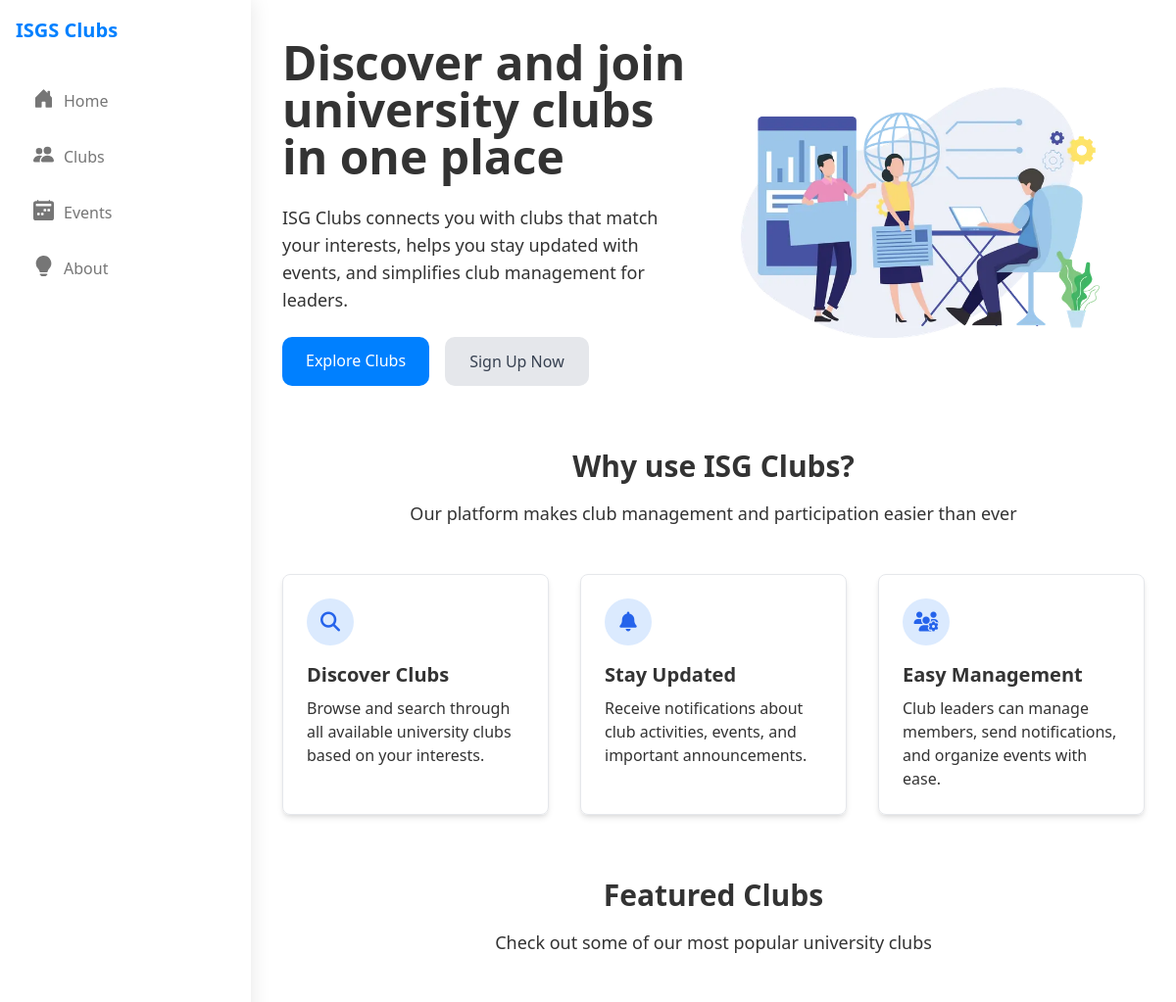
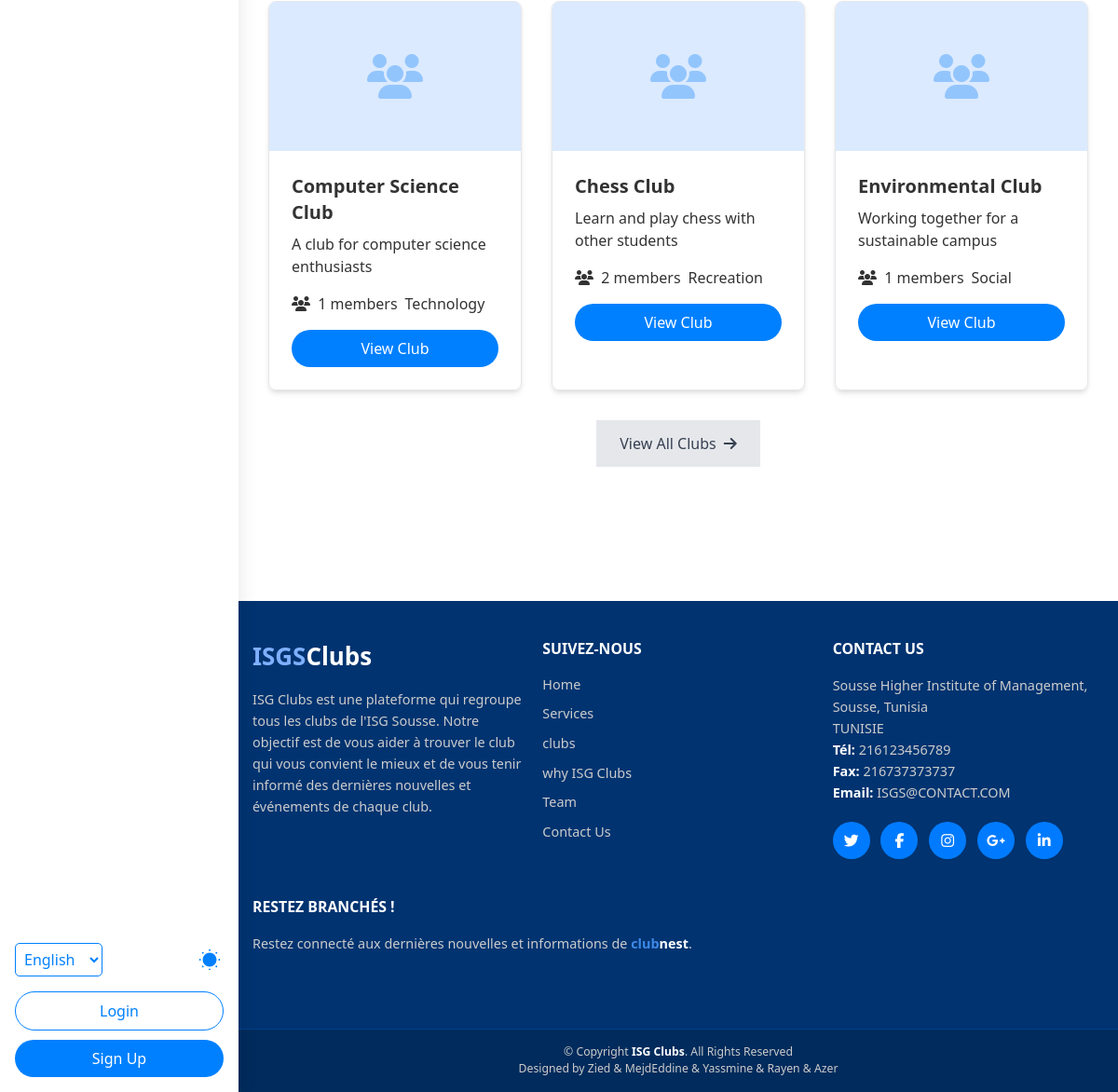
The app's page /home.php with its own data (2 pictures, top to bottom).
### tables this page shows
CREATE TABLE `clubs` (
  `id` int(11) NOT NULL,
  `name` varchar(100) NOT NULL,
  `description` text DEFAULT NULL,
  `category` varchar(50) NOT NULL,
  `meeting_schedule` varchar(100) DEFAULT NULL,
  `status` enum('pending','active','rejected') NOT NULL DEFAULT 'pending',
  `proposed_by_user_id` int(11) DEFAULT NULL COMMENT 'User ID who submitted the request',
  `created_at` timestamp NOT NULL DEFAULT current_timestamp()
);

### config/database.php (called while the page is built, shortened)
<?php
$host = 'localhost';
$dbname = 'clubnest';
$username = 'root';
$password = '';
try {
    $pdo = new PDO("mysql:host=$host;dbname=$dbname", $username, $password);
    $pdo->setAttribute(PDO::ATTR_ERRMODE, PDO::ERRMODE_EXCEPTION);
    $pdo->setAttribute(PDO::ATTR_DEFAULT_FETCH_MODE, PDO::FETCH_ASSOC);
} catch (PDOException $e) {
    die("Database connection failed: " . $e->getMessage());
}
function getAllClubs()
{
    global $pdo;
    $query = "SELECT * FROM clubs ";
    $stmt = $pdo->prepare($query);
    $stmt->execute();
    return $stmt->fetchAll();
}
function getClubMembers($clubId)
{
    global $pdo;
    $query = "SELECT u.id, u.username, cm.role
              FROM club_members cm
              JOIN users u ON cm.user_id = u.id
              WHERE cm.club_id = :club_id And cm.role != 'pending'";
    $stmt = $pdo->prepare($query);
    $stmt->bindParam(':club_id', $clubId);
    $stmt->execute();
    return $stmt->fetchAll();
}
?>

### home.php (the view, shortened to what this page needs)
<?php
require_once 'config/database.php';
include_once 'header.php';
$all_clubs = function_exists('getAllClubs') ? getAllClubs() : [];
?>
<main class="main-content pb-0  px-0 py-0">
<div class="pt-10 pb-16 px-4 py-4">
    <div class="max-w-7xl mx-auto px-4">
        <div class="grid grid-cols-1 lg:grid-cols-2 gap-12 items-center mb-16">
            <div class="space-y-6 fade-up">
                <h1 class="text-4xl md:text-5xl font-bold leading-tight">
                    Discover and join university clubs in one place
                </h1>
                <p class="text-lg">
                    ISG Clubs connects you with clubs that match your interests, helps you stay updated with events, and simplifies club management for leaders.
                </p>
                <div class="flex flex-wrap gap-4">
                    <a href="/cm/clubs.php" class="btn-primary py-3 px-6" style="border-radius: 10px;">
                        Explore Clubs
                    </a>
                    <a href="/cm/login.php" class="btn-secondary py-3 px-6" style="border-radius: 10px;">
                        Sign Up Now
                    </a>
                </div>
            </div>
            <div class="fade-up" style="animation-delay: 200ms;width:90%;">
                <img src="assets/images/7826321.webp" alt="Club illustration" class="w-full" >
            </div>
        </div>
        <div class="mb-16">
            <div class="text-center mb-12 fade-up">
                <h2 class="text-3xl font-bold mb-4">Why use ISG Clubs?</h2>
                <p class="text-lg  max-w-2xl mx-auto">
                    Our platform makes club management and participation easier than ever
                </p>
            </div>
            <div class="grid grid-cols-1 md:grid-cols-3 gap-8">
                <div class="p-6 rounded-lg shadow-md border fade-up" style="animation-delay: 100ms;">
                    <div class="bg-blue-100 w-12 h-12 rounded-full flex items-center justify-center mb-4">
                        <i class="fas fa-search text-blue-600 text-xl"></i>
                    </div>
                    <h3 class="text-xl font-semibold mb-2">Discover Clubs</h3>
                    <p class="">
                        Browse and search through all available university clubs based on your interests.
                    </p>
                </div>
                <div class="p-6 rounded-lg shadow-md border fade-up" style="animation-delay: 200ms;">
                    <div class="bg-blue-100 w-12 h-12 rounded-full flex items-center justify-center mb-4">
                        <i class="fas fa-bell text-blue-600 text-xl"></i>
                    </div>
                    <h3 class="text-xl font-semibold mb-2">Stay Updated</h3>
                    <p class="">
                        Receive notifications about club activities, events, and important announcements.
                    </p>
                </div>
                <div class="p-6 rounded-lg shadow-md border fade-up" style="animation-delay: 300ms;">
                    <div class="bg-blue-100 w-12 h-12 rounded-full flex items-center justify-center mb-4">
                        <i class="fas fa-users-cog text-blue-600 text-xl"></i>
                    </div>
                    <h3 class="text-xl font-semibold mb-2">Easy Management</h3>
                    <p class="">
                        Club leaders can manage members, send notifications, and organize events with ease.
                    </p>
                </div>
            </div>
        </div>
        <div>
            <div class="text-center mb-12 fade-up">
                <h2 class="text-3xl font-bold mb-4">Featured Clubs</h2>
                <p class="text-lg max-w-2xl mx-auto">
                    Check out some of our most popular university clubs
                </p>
            </div>
            <div class="grid grid-cols-1 md:grid-cols-3 gap-8">
                <?php
                $clubs = getAllClubs();
                $count = 0;
                foreach ($clubs as $club) {
                    if ($count >= 3) break;
                    $members = getClubMembers($club['id']);
                    $memberCount = count($members);
                    $delay = 100 * $count;
                ?>
                <div class="rounded-lg shadow-md border overflow-hidden fade-up" style="animation-delay: <?php echo $delay; ?>ms;">
                    <div class="h-40 bg-blue-100 flex items-center justify-center">
                        <i class="fas fa-users text-blue-300 text-5xl"></i>
                    </div>
                    <div class="p-6">
                        <h3 class="text-xl font-semibold mb-2"><?php echo $club['name']; ?></h3>
                        <p class="mb-4"><?php echo substr($club['description'], 0, 100) . (strlen($club['description']) > 100 ? '...' : ''); ?></p>
                        <div class="flex flex-wrap gap-2 mb-4">
                            <span class="club-tag club-tag-primary">
                                <i class="fas fa-users mr-1"></i> <?php echo $memberCount; ?> members
                            </span>
                            <span class="club-tag club-tag-secondary">
                                <?php echo $club['category']; ?>
                            </span>
                        </div>
                        <a href="/cm/club-detail.php?page=club-detail&&id=<?php echo $club['id']; ?>" class="btn btn-primary w-full text-center">
                            View Club
                        </a>
                    </div>
                </div>
                <?php
                    $count++;
                }
                ?>
            </div>
            <div class="text-center mt-8">
                <a href="index.php?page=clubs" class="btn-secondary py-3 px-6 inline-flex items-center">
                    View All Clubs
                    <i class="fas fa-arrow-right ml-2"></i>
                </a>
            </div>
        </div>
    </div>
</div>
<?php
include 'footer.php';
?>
</main>
</body>
</html>

### styles.css (style rules this page uses)
* { margin: 0; padding: 0; box-sizing: border-box; }
body { font-family: sans-serif; background-color: #f0f2f5; display: flex; justify-content: center; align-items: center; min-height: 100vh; color: #333; }

### styles2.css (style rules this page uses)
:root { --primary-color: hsl(210 100% 50%); --background-color: #ffffff; --text-color: #333333; --border-color: #e5e7eb; }
body { margin: 0; font-family: Arial, sans-serif; background-color: var(--background-color); color: var(--text-color); }
.btn { display: block; width: 100%; padding: 0.5rem 1rem; border-radius: 9999px; text-align: center; text-decoration: none; margin-top: 10px; transition: background-color 0.2s ease; }
.btn-primary { background-color: var(--primary-color); color: #ffffff; }
.main-content { margin-left: 256px; }
.mb-16 { margin-bottom: 4rem; }
.mb-12 { margin-bottom: 3rem; }
.mt-8 { margin-top: 2rem; }
.text-center { text-align: center; }
.btn-secondary { background-color: #e5e7eb; color: #374151; border: 1px solid transparent; }

### records on screen
clubs: name "Computer Science Club", description "A club for computer science enthusiasts", memberCount "1", category "Technology"
clubs: name "Chess Club", description "Learn and play chess with other students", memberCount "2", category "Recreation"
clubs: name "Environmental Club", description "Working together for a sustainable campus", memberCount "1", category "Social"
